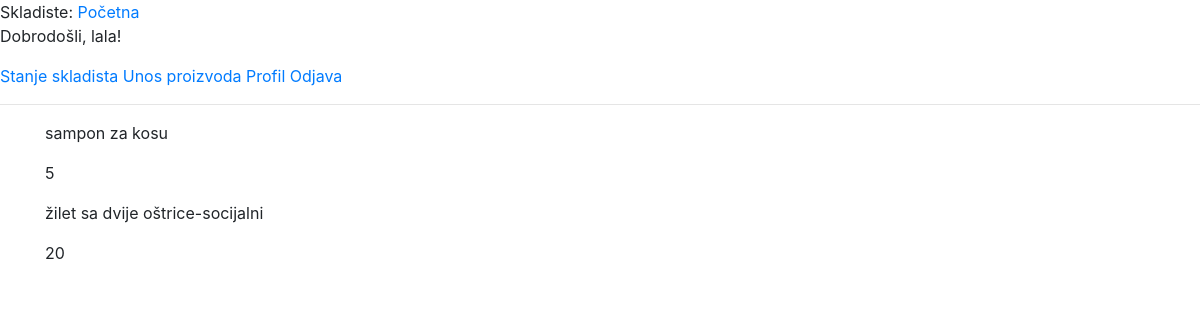
Page /stanje_skladista (signed in) on the earlier database version.
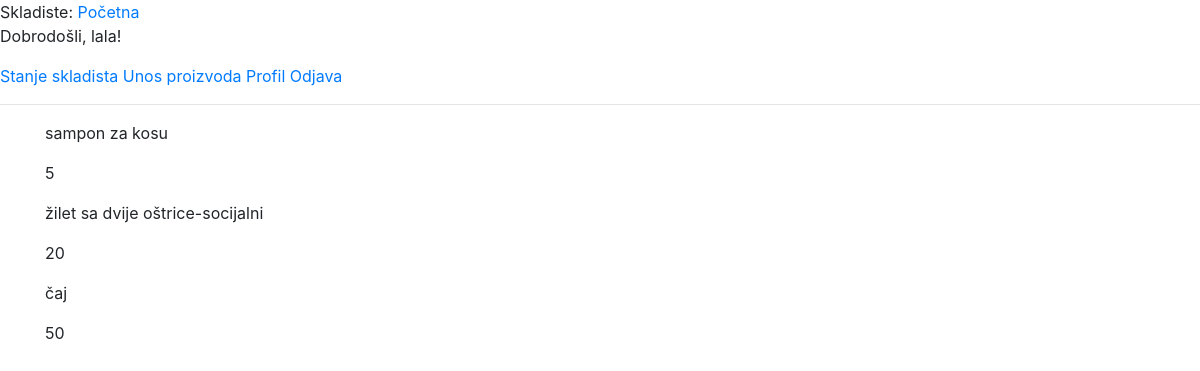
Same page on the later database version.
### app/models.py (models this page shows, shortened)
class User(UserMixin, db.Model):
	id = db.Column(db.Integer, primary_key=True)
	username = db.Column(db.String(64), index=True, unique=True)
	email = db.Column(db.String(120), index=True, unique=True)
	password_hash = db.Column(db.String(128))
	last_seen = db.Column(db.DateTime, default=datetime.utcnow)

class Proizvod(db.Model):
	id = db.Column(db.Integer, primary_key=True)
	name = db.Column(db.String(64), index=True, unique=True)
	kolicina = db.Column(db.Integer)

### app/routes.py (the view)
@app.route('/stanje_skladista')
@login_required
def stanje_skladista():
	proizvodi = Proizvod.query.all()
	return render_template('stanje_skladista.html', title='Stanje skladista', proizvodi=proizvodi)

### app/models.py (called while the page is built)
@login.user_loader
def load_user(id):
	return User.query.get(int(id))

### app/routes.py (called while the page is built)
@app.before_request
def before_request():
	if current_user.is_authenticated:
		current_user.last_seen = datetime.utcnow()
		db.session.commit()

### app/templates/stanje_skladista.html
{% extends "base.html" %}
{% block content %}
    {% for proizvod in proizvodi %}
        <p>{{ proizvod.name }}</p><p>{{ proizvod.kolicina }}</p>
    {% endfor %}
{% endblock %}

### app/templates/base.html (shortened to what this page needs)
<html>
    <head>
        <link rel="stylesheet" href="https://stackpath.bootstrapcdn.com/bootstrap/4.2.1/css/bootstrap.min.css">
    </head>
    <body>
        <div>Skladiste:
        	<a href="{{ url_for('index') }}">Početna</a>
        	{% if current_user.is_anonymous %}
        	<a href="{{ url_for('login') }}">Prijava</a>
        	{% else %}
        	<p>Dobrodošli, {{ current_user.username }}!</p>
        	<a href="{{ url_for('stanje_skladista') }}">Stanje skladista</a>
        	<a href="{{ url_for('unos_proizvoda') }}">Unos proizvoda</a>
        	<a href="{{ url_for('user', username=current_user.username) }}">Profil</a>
        	<a href="{{ url_for('logout') }}">Odjava</a>
        	{% endif %}
        </div>
        <hr>
        <div class="container">
	        {% block content %}
	        {% endblock %}
        </div>
    </body>
</html>

Differences in the rows shown:
added Proizvod: name "čaj", kolicina "50"
